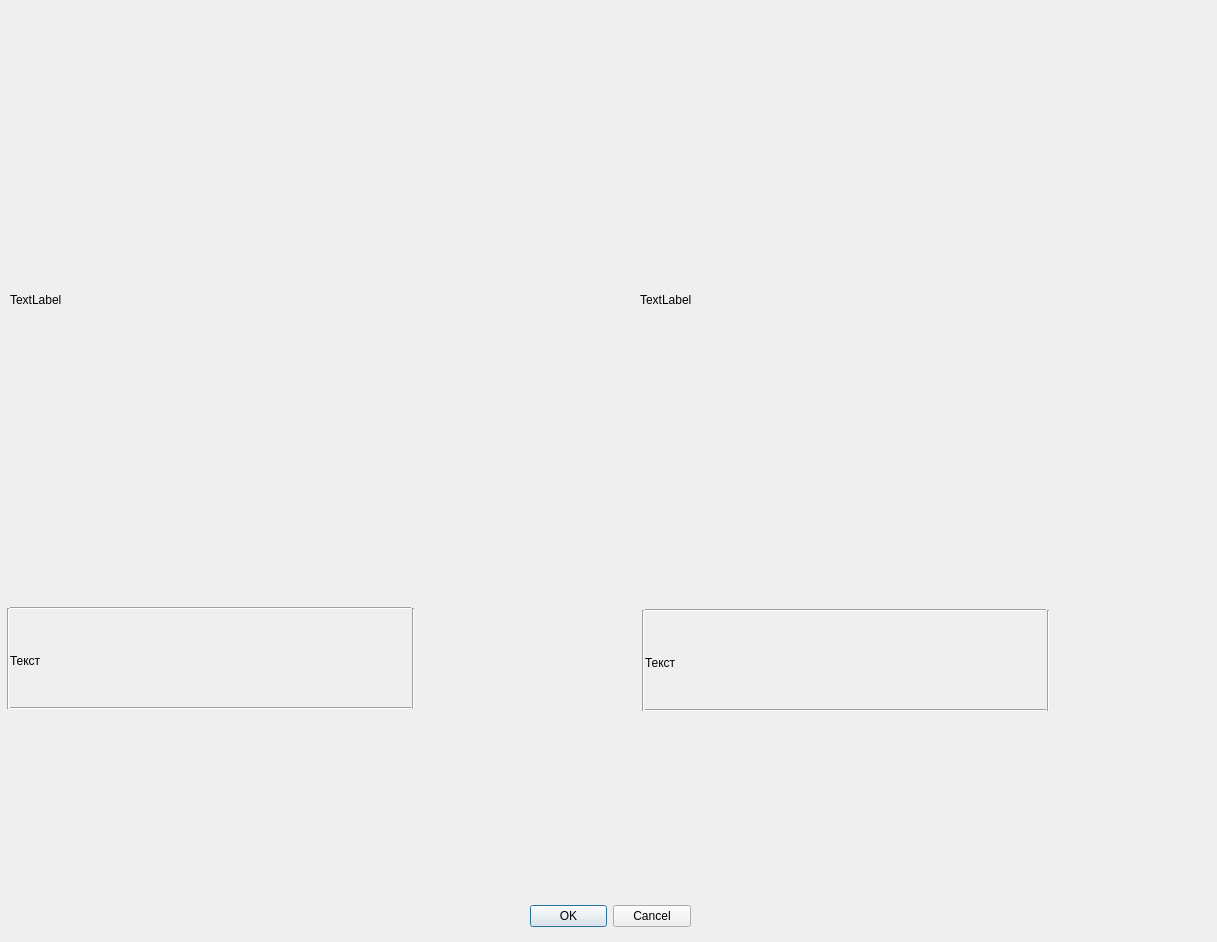
<?xml version="1.0" encoding="UTF-8"?>
<ui version="4.0">
 <class>Dialog</class>
 <widget class="QDialog" name="Dialog">
  <property name="geometry">
   <rect>
    <x>0</x>
    <y>0</y>
    <width>1217</width>
    <height>942</height>
   </rect>
  </property>
  <property name="windowTitle">
   <string>Dialog</string>
  </property>
  <widget class="QDialogButtonBox" name="buttonBox">
   <property name="geometry">
    <rect>
     <x>530</x>
     <y>900</y>
     <width>161</width>
     <height>32</height>
    </rect>
   </property>
   <property name="orientation">
    <enum>Qt::Horizontal</enum>
   </property>
   <property name="standardButtons">
    <set>QDialogButtonBox::Cancel|QDialogButtonBox::Ok</set>
   </property>
  </widget>
  <widget class="QLabel" name="expenceLabelPicture">
   <property name="geometry">
    <rect>
     <x>10</x>
     <y>0</y>
     <width>600</width>
     <height>600</height>
    </rect>
   </property>
   <property name="text">
    <string>TextLabel</string>
   </property>
  </widget>
  <widget class="QLabel" name="revenueLabelPicture">
   <property name="geometry">
    <rect>
     <x>640</x>
     <y>0</y>
     <width>600</width>
     <height>600</height>
    </rect>
   </property>
   <property name="text">
    <string>TextLabel</string>
   </property>
  </widget>
  <widget class="Line" name="line">
   <property name="geometry">
    <rect>
     <x>10</x>
     <y>600</y>
     <width>401</width>
     <height>16</height>
    </rect>
   </property>
   <property name="orientation">
    <enum>Qt::Horizontal</enum>
   </property>
  </widget>
  <widget class="Line" name="line_2">
   <property name="geometry">
    <rect>
     <x>0</x>
     <y>608</y>
     <width>16</width>
     <height>101</height>
    </rect>
   </property>
   <property name="orientation">
    <enum>Qt::Vertical</enum>
   </property>
  </widget>
  <widget class="Line" name="line_3">
   <property name="geometry">
    <rect>
     <x>10</x>
     <y>700</y>
     <width>401</width>
     <height>16</height>
    </rect>
   </property>
   <property name="orientation">
    <enum>Qt::Horizontal</enum>
   </property>
  </widget>
  <widget class="QLabel" name="expenceLabelText">
   <property name="geometry">
    <rect>
     <x>10</x>
     <y>620</y>
     <width>401</width>
     <height>81</height>
    </rect>
   </property>
   <property name="text">
    <string>Текст</string>
   </property>
  </widget>
  <widget class="Line" name="line_4">
   <property name="geometry">
    <rect>
     <x>405</x>
     <y>608</y>
     <width>16</width>
     <height>101</height>
    </rect>
   </property>
   <property name="orientation">
    <enum>Qt::Vertical</enum>
   </property>
  </widget>
  <widget class="QLabel" name="revenueLabelText">
   <property name="geometry">
    <rect>
     <x>645</x>
     <y>622</y>
     <width>401</width>
     <height>81</height>
    </rect>
   </property>
   <property name="text">
    <string>Текст</string>
   </property>
  </widget>
  <widget class="Line" name="line_5">
   <property name="geometry">
    <rect>
     <x>635</x>
     <y>610</y>
     <width>16</width>
     <height>101</height>
    </rect>
   </property>
   <property name="orientation">
    <enum>Qt::Vertical</enum>
   </property>
  </widget>
  <widget class="Line" name="line_6">
   <property name="geometry">
    <rect>
     <x>645</x>
     <y>602</y>
     <width>401</width>
     <height>16</height>
    </rect>
   </property>
   <property name="orientation">
    <enum>Qt::Horizontal</enum>
   </property>
  </widget>
  <widget class="Line" name="line_7">
   <property name="geometry">
    <rect>
     <x>645</x>
     <y>702</y>
     <width>401</width>
     <height>16</height>
    </rect>
   </property>
   <property name="orientation">
    <enum>Qt::Horizontal</enum>
   </property>
  </widget>
  <widget class="Line" name="line_8">
   <property name="geometry">
    <rect>
     <x>1040</x>
     <y>610</y>
     <width>16</width>
     <height>101</height>
    </rect>
   </property>
   <property name="orientation">
    <enum>Qt::Vertical</enum>
   </property>
  </widget>
 </widget>
 <resources/>
 <connections>
  <connection>
   <sender>buttonBox</sender>
   <signal>accepted()</signal>
   <receiver>Dialog</receiver>
   <slot>accept()</slot>
   <hints>
    <hint type="sourcelabel">
     <x>248</x>
     <y>254</y>
    </hint>
    <hint type="destinationlabel">
     <x>157</x>
     <y>274</y>
    </hint>
   </hints>
  </connection>
  <connection>
   <sender>buttonBox</sender>
   <signal>rejected()</signal>
   <receiver>Dialog</receiver>
   <slot>reject()</slot>
   <hints>
    <hint type="sourcelabel">
     <x>316</x>
     <y>260</y>
    </hint>
    <hint type="destinationlabel">
     <x>286</x>
     <y>274</y>
    </hint>
   </hints>
  </connection>
 </connections>
</ui>
